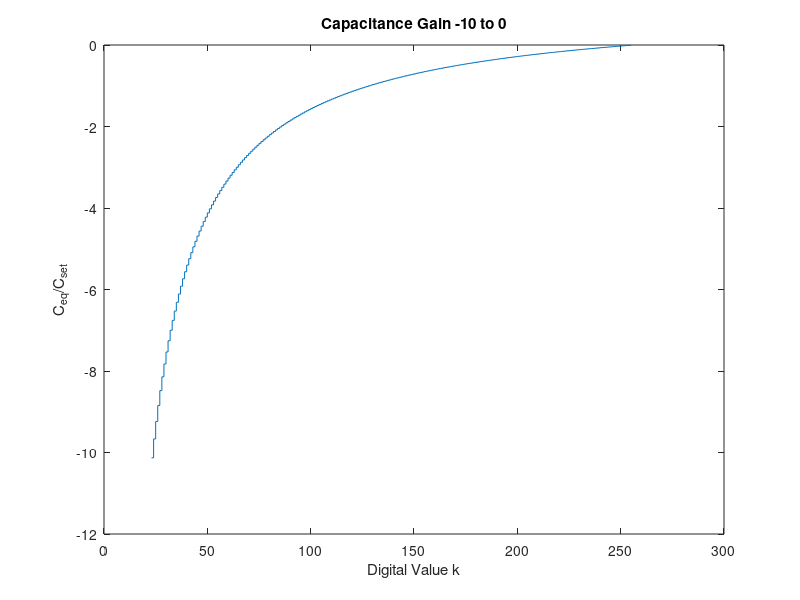
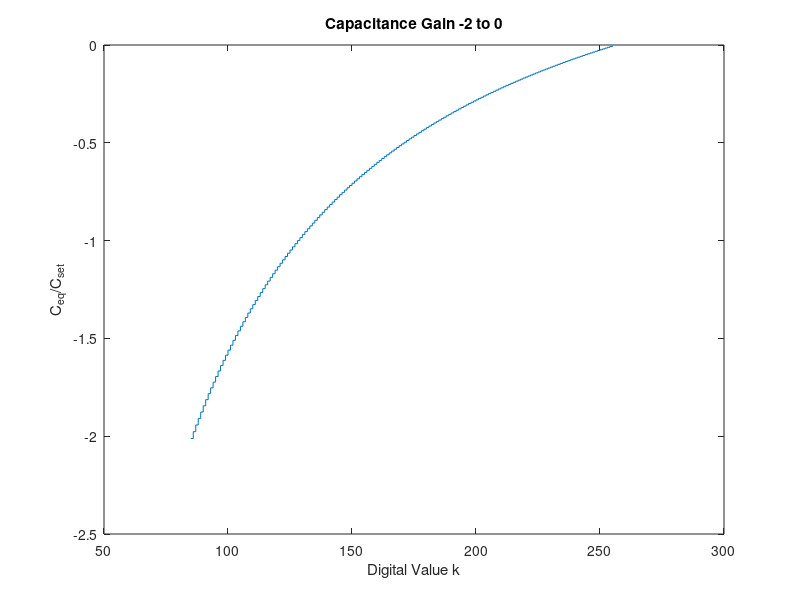

The MATLAB script that drew these images, in order:
k1 = 23:255;
k2 = 85:255;

f1 = (k1-256)./k1;
f2 = (k2-256)./k2;

figure(1);
stairs(k1,f1);
xlabel('Digital Value k');
ylabel('C_{eq}/C_{set}');
title('Capacitance Gain -10 to 0');

figure(2);
stairs(k2,f2);
xlabel('Digital Value k');
ylabel('C_{eq}/C_{set}');
title('Capacitance Gain -2 to 0');